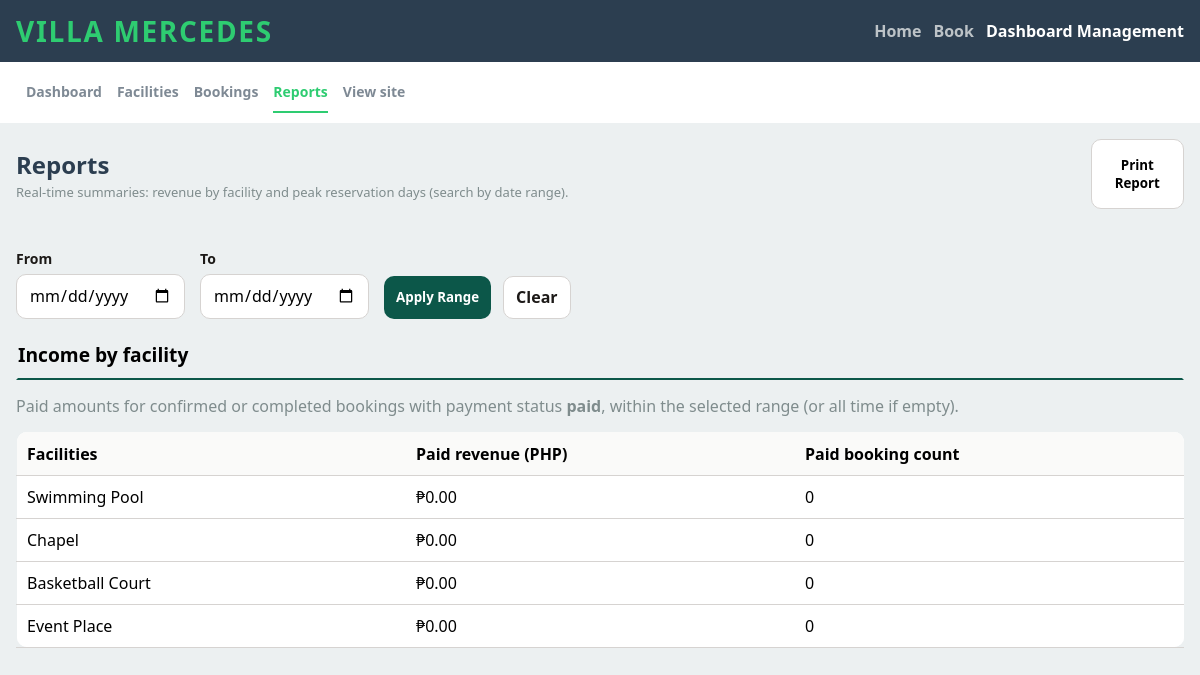
Screenshot of /admin/reports.php (signed in) with the database file from the repository.
### tables this page shows
CREATE TABLE IF NOT EXISTS `facilities` (
  `id` int NOT NULL AUTO_INCREMENT,
  `name` varchar(255) NOT NULL,
  `description` text NOT NULL,
  `image_filename` varchar(255) DEFAULT NULL,
  `capacity` int NOT NULL,
  `rate_amount` decimal(10,2) NOT NULL,
  `rate_unit` enum('Per Day','Per Session') NOT NULL,
  `created_at` timestamp NULL DEFAULT CURRENT_TIMESTAMP,
  PRIMARY KEY (`id`)
);

### utils/helper.php (called while the page is built, shortened)
<?php
function url(string $path = ''): string
{
    $base = '/villa-mercedes';
    $path = ltrim($path, '/');
    return $base . '/' . $path;
}
function e(?string $value): string
{
    return htmlspecialchars((string) $value, ENT_QUOTES | ENT_HTML5, 'UTF-8');
}

### admin/reports.php (the view, shortened to what this page needs)
<?php
require_once '../utils/helper.php';
$currentPage = basename($_SERVER['PHP_SELF']);
$conn = connection();
$dateFrom = $_GET['date-from'] ?? '';
$dateTo   = $_GET['date-to'] ?? '';
$stmt = $conn->prepare("SELECT * FROM facilities");
$stmt->execute();
$facilities = $stmt->get_result();
?>
<!DOCTYPE html>
<html lang="en">
<head>
    <link rel="stylesheet" href="../resources/css/header-footer.css">
    <link rel="stylesheet" href="../resources/css/admin-nav.css">
    <link rel="stylesheet" href="../resources/css/admin-reports.css">
</head>
<body>
    <header>
        <div class="header-container">
            <a href="<?= e(url('index.php')) ?>" class="brand-label">Villa Mercedes</a>
            <div class="header-nav">
                <a href="<?= e(url('index.php')) ?>" class="<?= $currentPage === 'index.php' ? 'is-active' : '' ?>">Home</a>
                <a href="<?= e(url('book.php')) ?>" class="<?= $currentPage === 'book.php' ? 'is-active' : '' ?>">Book</a>
                <a href="<?= e(url('login.php')) ?>" class="is-active">
                    <?= isset($_SESSION['user']) ? 'Dashboard Management' : 'Login' ?>
                </a>
            </div>
        </div>
    </header>
    <nav class="admin-subnav">
        <div class="admin-subnav-inner">
            <a href="<?= e(url('admin/dashboard.php')) ?>" class="<?= $currentPage === 'dashboard.php' ? 'is-active' : '' ?>">Dashboard</a>
            <a href="<?= e(url('admin/facilities.php')) ?>" class="<?= $currentPage === 'facilities.php' ? 'is-active' : '' ?>">Facilities</a>
            <a href="<?= e(url('admin/bookings.php')) ?>" class="<?= $currentPage === 'bookings.php' ? 'is-active' : '' ?>">Bookings</a>
            <a href="<?= e(url('admin/reports.php')) ?>" class="<?= $currentPage === 'reports.php' ? 'is-active' : '' ?>">Reports</a>
            <a href="<?= e(url('index.php')) ?>" target="_blank" >View site</a>
        </div>
    </nav>
    <main class="reports-main">
        <div class="page-head">
            <div>
                <h2>Reports</h2>
                <p>Real-time summaries: revenue by facility and peak reservation days (search by date range).</p>
            </div>
            <button onclick="window.print()" class="btn print">Print Report</button>
        </div>
        <form action="" method="GET">
            <div>
                <label for="date-from">From</label>
                <input type="date" name="date-from" id="date-from">
            </div>
            <div>
                <label for="date-to">To</label>
                <input type="date" name="date-to" id="date-to">
            </div>
            <div class="action-row">
                <button type="submit" class="btn primary">Apply Range</button>
                <a href="<?= url('admin/reports.php') ?>" class="btn clear">Clear</a>
            </div>
        </form>
        <section class="reports-section">
            <h2>Income by facility</h2>
            <p class="reports-intro">
                Paid amounts for confirmed or completed bookings with payment
                status <strong>paid</strong>, within the selected range (or all time if empty).
            </p>
            <table>
                <thead>
                    <th>Facilities</th>
                    <th>Paid revenue (PHP)</th>
                    <th>Paid booking count</th>
                </thead>
                <tbody>
                    <?php if ($facilities->num_rows > 0): ?>
                        <?php while ($row = $facilities->fetch_assoc()): ?>
                            <?php
                        $sql = "
                            SELECT
                            COUNT(*) AS total_bookings,
                            COALESCE(SUM(payment_amount), 0) AS total_revenue
                            FROM bookings
                            WHERE facility_id = ?
                            AND status IN ('Confirmed', 'Completed')
                            AND payment_status = 'Paid'
                            ";
                    $stmt2 = $conn->prepare($sql);
                    if ($dateFrom !== '' && $dateTo !== '') {
                        $stmt2->bind_param("iss", $row['id'], $dateFrom, $dateTo);
                    } else {
                        $stmt2->bind_param("i", $row['id']);
                    }
                    $stmt2->execute();
                        $data = $stmt2->get_result()->fetch_assoc();
                     $total_revenue = $data['total_revenue'] ?? 0;
                    $booking_count = $data['total_bookings'] ?? 0;
                    ?>
                <tr>
                    <td><?= e($row['name']) ?></td>
                    <td>₱<?= number_format($total_revenue, 2) ?></td>
                    <td><?= $booking_count ?></td>
                </tr>
                    <?php endwhile; ?>
            <?php else: ?>
                <tr>
                        <td colspan="3" class="no-data">No facilities found</td>
                </tr>
                        <?php endif; ?>
                </tbody>
            </table>
        </section>
    </main>
</body>
</html>

### resources/css/header-footer.css (style rules this page uses)
* { box-sizing: border-box; padding: 0; margin: 0; font-family: 'Segoe UI', Tahoma, "Geneva", Verdana, sans-serif; }
html { background-color: #ECF0F1; }
header { background-color: #2c3e50; }
.header-container { max-width: 75rem; margin: 0 auto; display: flex; justify-content: space-between; padding: 0.75rem 1rem; align-items: center; }
.brand-label { font-size: 28px; font-weight: 700; letter-spacing: 0.06em; text-transform: uppercase; color: #2ecc71; text-decoration: none; }
.header-nav { display: flex; align-items: center; gap: 0.75rem; }
.header-nav a { color: #bdc3c7; font-weight: 600; font-size: 16px; text-decoration: none; }
.header-nav a.is-active { color: #fff; }

### resources/css/admin-nav.css (style rules this page uses)
.admin-subnav { background-color: #FFFFFF; padding: 10px 10px; }
.admin-subnav-inner { max-width: 75rem; margin: 0 auto; padding: 0 1rem; display: flex; gap: .9375rem; }
.admin-subnav-inner a { color: #2c3e509c; text-decoration: none; font-weight: 600; font-size: .875rem; padding: .625rem 0; display: inline-block; }
.admin-subnav-inner a.is-active { color: #2ecc71; border-bottom: 2px solid #2ecc71; }

### resources/css/admin-reports.css (style rules this page uses)
.reports-main { max-width: 1600px; width: 100%; margin: 0 auto; padding: 1rem; }
.page-head { display: flex; justify-content: space-between; align-items: center; margin-bottom: 40px; }
.page-head h2 { color: #2C3E50; margin-bottom: 2px; }
.page-head p, .reports-section p { color: #7F8C8D; font-size: small; }
.btn { padding: 0.6rem 0.75rem; border-radius: 10px; font-weight: 700; border: none; cursor: pointer; }
.print { padding: 1rem 1.2rem; width: 8%; border: 1px solid #D6D3D1; background-color: #fff; }
input { width: 100%; max-width: 100%; padding: 0.6rem 0.75rem; border: 1px solid #d6d3d1; border-radius: 10px; font: inherit; background: #ffffff; }
label { display: block; font-weight: 600; font-size: 0.875rem; margin-bottom: 0.35rem; color: #1c1917; }
form { margin-bottom: 10px; display: flex; align-items: end; gap: 15px; }
.action-row { display: flex; gap: 12px; }
.primary { width: 100%; background-color: #0c5749; color: #fff; }
.clear { color: #1c1917; border: 1px solid #D6D3D1; background-color: #fff; text-decoration: none; }
.reports-section h2 { font-size: larger; padding: 10px 0; border: 2.8px solid transparent; border-bottom-color: #0c5749; }
.reports-section p { padding: 15px 0; font-size: medium; }
table { width: 100%; border-collapse: collapse; table-layout: fixed; min-width: 420px; }
thead, th, td, tr { border: 1.5px solid transparent; text-align: left; border-bottom-color: #D6D3D1; background-color: #fff; padding: 10px; }
thead, th { background-color: #FAFAF9; }
table tr:first-child th:first-child { border-top-left-radius: 10px; }
table tr:first-child th:last-child { border-top-right-radius: 10px; }
table tr:last-child td:first-child { border-bottom-left-radius: 10px; }
table tr:last-child td:last-child { border-bottom-right-radius: 10px; }

### rows the page displays
facilities: name "Swimming Pool", total_revenue "0.00", booking_count "0"
facilities: name "Chapel", total_revenue "0.00", booking_count "0"
facilities: name "Basketball Court", total_revenue "0.00", booking_count "0"
facilities: name "Event Place", total_revenue "0.00", booking_count "0"
